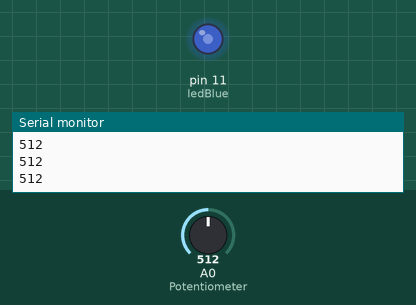
Bench run of a sketch on a simulated Arduino Uno, built with avr-gcc and run on an emulated ATmega328P. On the bench: output pins drawn as LEDs (lit = HIGH), the last lines printed to the serial monitor. Inputs (shaded band) come from the test bench; at power-on: A0 (Potentiometer) = 512.

Above: at 1.2 s.
1.3 s: A0 (Potentiometer) set to 716
At 1.6 s:
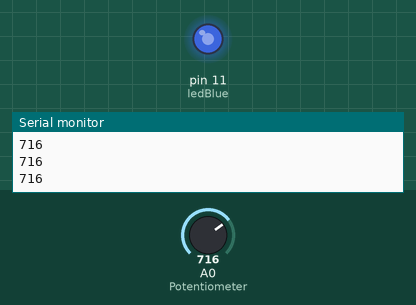
2.8 s: A0 (Potentiometer) set to 900
At 4.0 s:
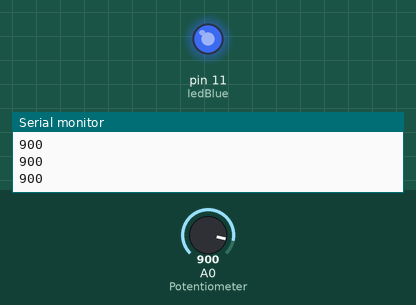
4.3 s: A0 (Potentiometer) set to 122
At 5.1 s:
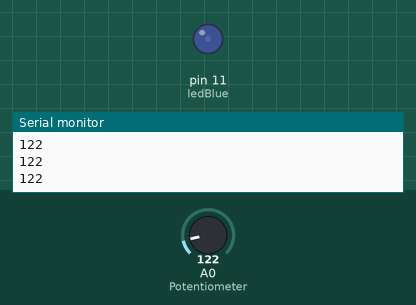
5.8 s: A0 (Potentiometer) set to 0
At 6.2 s:
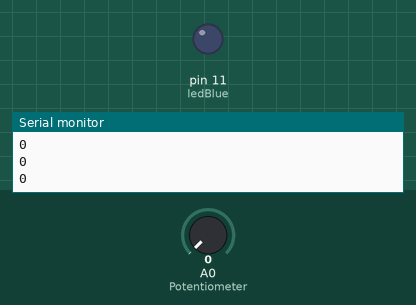
7.3 s: A0 (Potentiometer) set to 511
At 8.5 s:
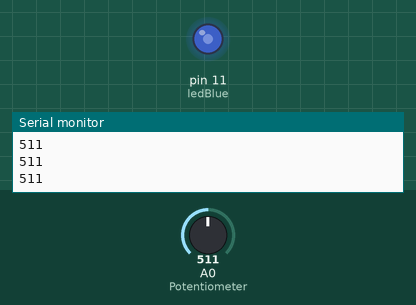
Timing chart, 0 to 9.8 s (numbered marks = the images above; inputs shaded):
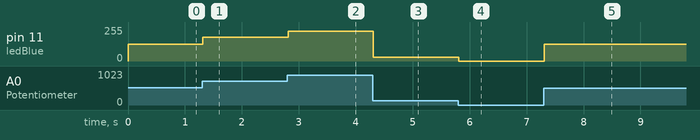

The sketch:

sketch_aug14a.ino
```cpp
int Potentiometer=A0;
int ledBlue=11;
int potValue=LOW;
void setup() {
  // put your setup code here, to run once:
  pinMode(Potentiometer,INPUT);
  pinMode(ledBlue,OUTPUT);
  Serial.begin(9600);

}

void loop() {
  // put your main code here, to run repeatedly;
  int mappedValue=map(potValue,0,1023,0,255);
 potValue=analogRead(Potentiometer);
  Serial.println(potValue);
  analogWrite(ledBlue,mappedValue);


}
```

Measured:
- after the input at 1.3 s, pin 11 (ledBlue): 127/255 → 178/255 at once
- after the input at 2.8 s, pin 11 (ledBlue): 178/255 → 224/255 at once
- after the input at 4.3 s, pin 11 (ledBlue): 224/255 → 30/255 at once
- after the input at 5.8 s, pin 11 (ledBlue): 30/255 → 0/255 at once
- after the input at 7.3 s, pin 11 (ledBlue): 0/255 → 127/255 at once
